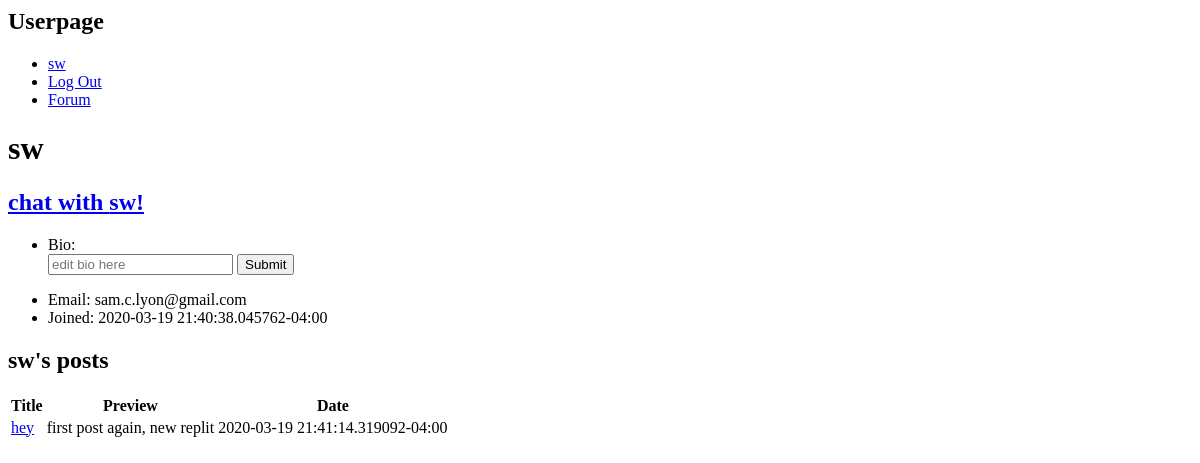
/sw (signed in), run on an earlier commit of the app's database.
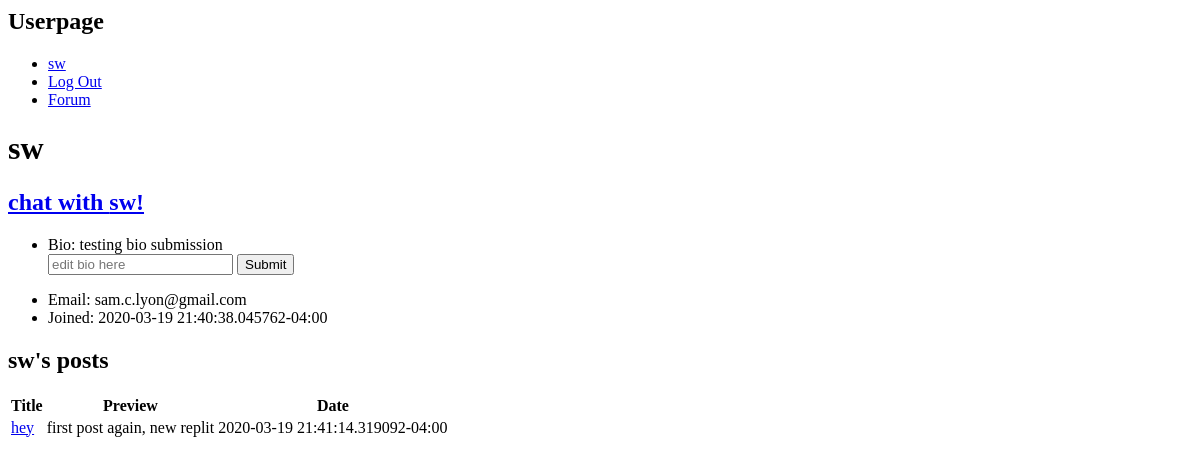
And on a later commit of the database.
### tables this page shows
CREATE TABLE users (
  id INTEGER PRIMARY KEY,
  username VARCHAR(32) NOT NULL UNIQUE,
  pw_hash TEXT NOT NULL,
  email TEXT NOT NULL UNIQUE,
  created DATETIME NOT NULL,
  last_signin DATETIME NOT NULL,
  lang CHAR(3) NOT NULL,
  bio TEXT NOT NULL DEFAULT ''
);

### tutorona/userpage.py (the view)
@bp.route('/<username>', methods=['POST', 'GET'])
@login_required
def user(username):
  db = get_db()
  user = g.user
  user_info = db.execute(
    "SELECT * FROM users WHERE username = ?",
    (username,)).fetchone()
  if user_info is not None:
    user_posts = db.execute("SELECT * FROM posts WHERE user_id = ?", (user_info['id'],)).fetchall()
    return render_template('userpage/index.html', user_info=user_info, user_posts=user_posts)
  else:
    return abort(403, "invalid user!")

### tutorona/auth.py (called while the page is built)
def login_required(view):
  @functools.wraps(view)
  def wrapped_view(*args, **kwargs):
    if session.get('user_id') is None:
      return redirect(url_for('auth.login'))
    return view(*args, **kwargs)
  return wrapped_view

@bp.before_app_request
def load_user():
  user_id = session.get('user_id')
  if user_id is None:
    g.user = None
  else:
    g.user = get_db().execute("SELECT * FROM users WHERE id = ?", (user_id,)).fetchone()

### tutorona/db.py (called while the page is built)
def get_db():
  if 'db' not in g:
    g.db = sqlite3.connect(current_app.config['DATABASE'], detect_types=sqlite3.PARSE_DECLTYPES)
    g.db.row_factory = sqlite3.Row
  return g.db

### tutorona/templates/userpage/index.html (shortened to what this page needs)
{% extends 'layout.html' %}
{% block header %} Userpage {% endblock %}
{% block main %}
  <h1>
    {{ user_info['username'] }}
  </h1>
  <h2><a href="{{ url_for('chat.chat', username=user_info['username']) }}">chat with {{ user_info['username'] }}!</a></h2>
  <ul>
    <li>Bio: {{ user_info['bio'] }}</li>
    {% if g.user['id'] == user_info['id'] %}
      <form action='/edit' method='post'>
        <input type="text" placeholder="edit bio here" name="new_bio">
        <input type="submit">
      </form>
    {% endif %}
    <li>Email: {{ user_info['email'] }}</li>
    <li>Joined: {{ user_info['created'] }}</li>
  </ul>
  <h2>
    {{ user_info['username'] }}'s posts
  </h2>
  {% if not user_posts %}
    <p>This user has no posts yet</p>
  {% else %}
    <table>
      <thead>
        <tr>
          <th scope="col">Title</th>
          <th scope="col">Preview</th>
          <th scope="col">Date</th>
        </tr>
      </thead>
      <tbody>
        {% for post in user_posts %}
          <tr>
            <td><a href="{{ url_for('forum.forum_post', id=post['id']) }}">{{ post['title'] }}</a></td>
            <td>{{ post['post_content'][0:29] }}</td>
            <td>{{ post['created'] }}</td>
          </tr>
        {% endfor %}
        {% endif %}
      </tbody>
    </table>
{% endblock %}

### tutorona/templates/layout.html (shortened to what this page needs)
<html>
  <head>
  </head>
  <body>
    <nav>
      <h1>{% block header %}{% endblock %}</h1>
      <ul>
        {% if g.user %}
          <li><span>
            <a href="{{ url_for('userpage.user', username=g.user['username']) }}">{{ g.user['username'] }}</a>
            </span></li>
          <li><a href="{{ url_for('auth.logout') }}">Log Out</a></li>
        {% else %}
          <li><a href="{{ url_for('auth.register') }}">Register</a></li>
          <li><a href="{{ url_for('auth.login') }}">Log In</a></li>
        {% endif %}
          <li><a href="{{ url_for('forum.index') }}">Forum</a></li>
      </ul>
    </nav>
    {% block main %}{% endblock %}
  </body>
</html>

What changed in the data, as far as the page shows it:
changed users "sw": bio (not shown) → "testing bio submission"
